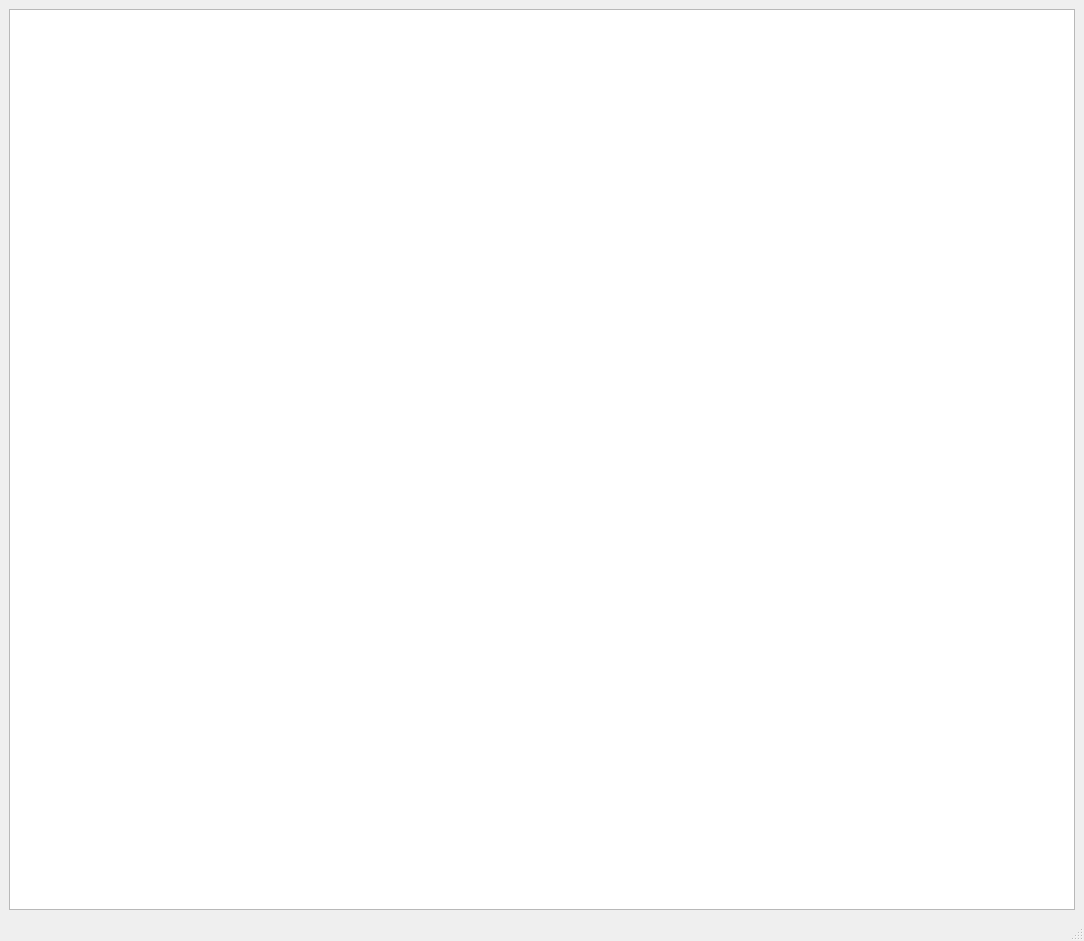
<?xml version="1.0" encoding="UTF-8"?>
<ui version="4.0">
  <class>CustomDelegateDemo</class>
  <widget class="QMainWindow" name="CustomDelegateDemo">
    <property name="geometry">
      <rect>
        <x>0</x>
        <y>0</y>
        <width>1084</width>
        <height>941</height>
      </rect>
    </property>
    <property name="windowTitle">
      <string>CustomDelegateDemo</string>
    </property>
    <widget class="QWidget" name="centralwidget">
      <layout class="QVBoxLayout" name="verticalLayout">
        <item>
          <widget class="QTableView" name="tableView" />
        </item>
      </layout>
    </widget>
    <widget class="QStatusBar" name="statusbar" />
  </widget>
  <resources />
  <connections />
</ui>
